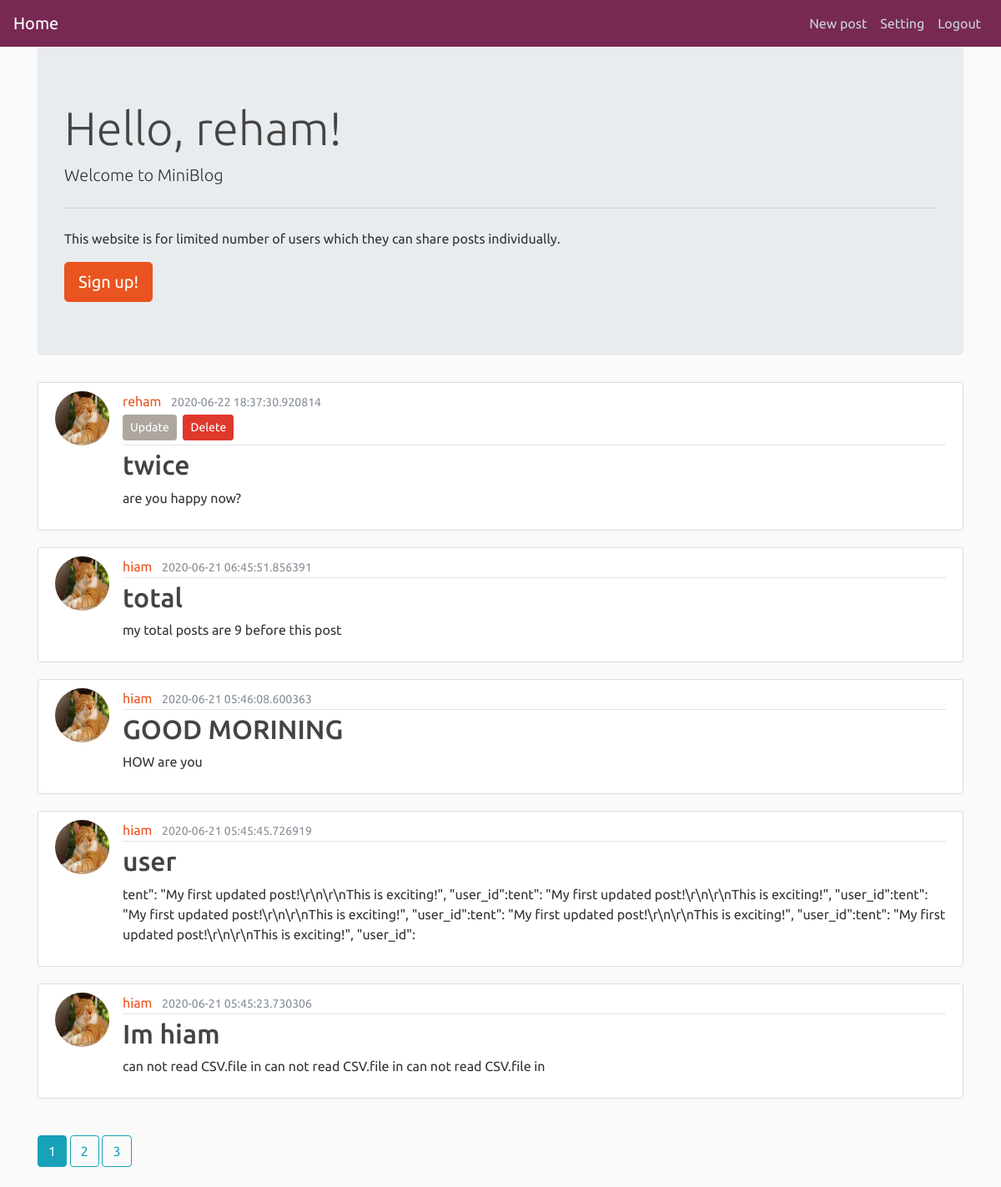
The page / (signed in) on the database its author committed.
### blog/models.py (models this page shows, shortened)
class Users(db.Model, UserMixin):
    id = db.Column(db.Integer, primary_key= True)
    username = db.Column(db.String(15), unique=True, nullable= False)
    email = db.Column(db.String(100), unique=True, nullable=False)
    password = db.Column(db.String(80), nullable= False)
    picture = db.Column(db.String(20), nullable=False, default='cat.jpg')
    posts = db.relationship('Posts', backref="author", lazy= True)

class Posts(db.Model):
    id = db.Column(db.Integer, primary_key= True)
    title = db.Column(db.String, nullable= False)
    content = db.Column(db.Text, nullable= False)
    time = db.Column(db.DateTime, default= datetime.utcnow, nullable= False)
    user_id = db.Column(db.Integer, db.ForeignKey('users.id'), nullable= False)

### blog/main/routes.py (the view)
@main.route("/")
def home():
    page = request.args.get('page',1,type=int)
    posts = Posts.query.order_by(Posts.time.desc()).paginate(page=page , per_page=5)
    return render_template("home.html", title= "Home", posts = posts)

### blog/models.py (called while the page is built)
@login_manager.user_loader
def load_user(user_id):
    return Users.query.get(int(user_id))

### blog/templates/home.html (shortened to what this page needs)
{% extends "layout.html" %}
{% block main %}
    <div class="jumbotron">
      {% if current_user.is_authenticated %}
      <h1 class="display-4">Hello, {{ current_user.username }}!</h1>
      {% else %}
      <h1 class="display-4">Hello, world!</h1>
      {% endif %}
      <p class="lead">Welcome to MiniBlog</p>
      <hr class="my-4">
      <p>This website is for limited number of users which they can share posts individually.</p>
      <a class="btn btn-primary btn-lg" href="{{ url_for('end_user.register') }}" role="button">Sign up!</a>
    </div>
  {% for post in posts.items %}
  <article class="media content-section">
    <img class="rounded-circle article-img" src="{{ url_for('static', filename='picture/' + post.author.picture) }}">
    <div class="media-body">
      <div class="article-metadata">
        <a class="mr-2" href="{{ url_for('end_user.User_profile', username= post.author.username) }}">{{ post.author.username }}</a>
        <small class="text-muted">{{ post.time }}</small>
        {% if post.author == current_user %}
          <div>
            <a class="btn btn-secondary btn-sm mt-1 mb-1" href="{{url_for('posts_.PostUpdate', post_id= post.id)}}">Update</a>
            <button type="button" class="btn btn-danger btn-sm m-1" data-toggle="modal" data-target="#deleteModal">Delete</button>
          </div>
        {% endif %}
      </div>
      <h2 class="article-title">{{ post.title }}</h2>
      <p class="article-content">{{ post.content }}</p>
    </div>
  </article>
{% endfor %}
<br>
{% for page_num in posts.iter_pages(left_edge=1, right_edge=1, left_current=1, right_current=2) %}
  {% if page_num %}
    {%if page_num == posts.page %}
       <a class="btn btn-info mb-4" href="{{ url_for('main.home', page=page_num) }}">{{ page_num }}</a>
    {% else %}
       <a class="btn btn-outline-info mb-4" href="{{ url_for('main.home', page=page_num) }}">{{ page_num }}</a>
    {% endif %}
  {% else %}
  ..
  {% endif %}
{% endfor %}
{% endblock %}

### blog/static/style.css (style rules this page uses)
body { background: #fafafa; color: #333333; }
h1, h2, h3, h4, h5, h6 { color: #444444; }
.content-section { background: #ffffff; padding: 10px 20px; border: 1px solid #dddddd; border-radius: 3px; margin-bottom: 20px; }
.article-title { color: #444444; }
.article-content { white-space: pre-line; }
.article-img { height: 65px; width: 65px; margin-right: 16px; }
.article-metadata { padding-bottom: 1px; margin-bottom: 4px; border-bottom: 1px solid #e3e3e3 }

### rows shown on the page
Users: username "reham"
Posts: picture (picture), author.username "reham", time "2020-06-22 18:37:30.920814", title "twice", content "are you happy now?"
Posts: picture (picture), author.username "hiam", time "2020-06-21 06:45:51.856391", title "total", content "my total posts are 9 before this post"
Posts: picture (picture), author.username "hiam", time "2020-06-21 05:46:08.600363", title "GOOD MORINING", content "HOW are you"
Posts: picture (picture), author.username "hiam", time "2020-06-21 05:45:45.726919", title "user", content "tent\": \"My first updated post!\\r\\n\\r\\nThis is exciting!\", \"user_id\":tent\": \"My first updated post!\\r\\n\\r\\nThis is exciting!\", \"user_id\":tent\": \"My first updated post!\\r\\n\\r\\nThis is exciting!\", \"user_id\":tent\": \"My first updated post!\\r\\n\\r\\nThis is exciting!\", \"user_id\":tent\": \"My first updated post!\\r\\n\\r\\nThis is exciting!\", \"user_id\":"
Posts: picture (picture), author.username "hiam", time "2020-06-21 05:45:23.730306", title "Im hiam", content "can not read CSV.file in can not read CSV.file in can not read CSV.file in"

### other values the page prints
{{ page_num }} "1"
{{ page_num }} "2" "3"
